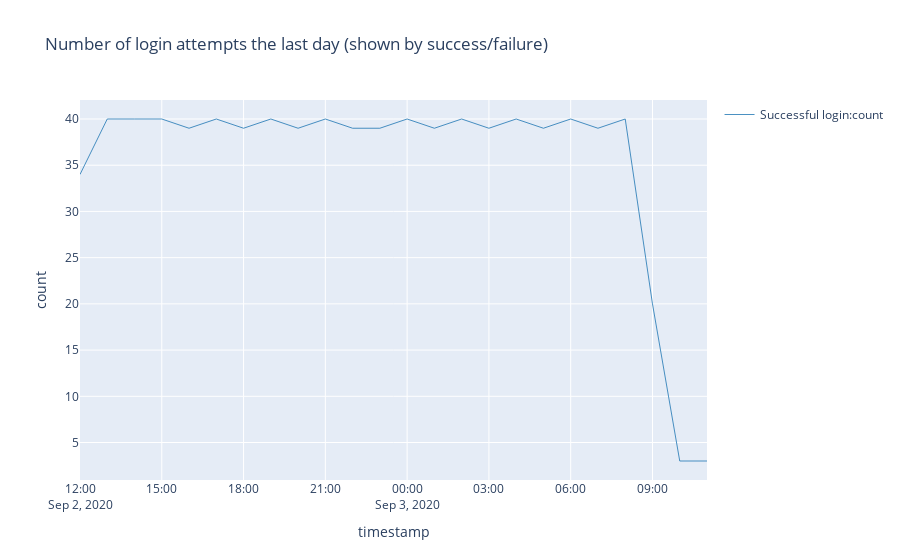

Notebook source saved alongside this figure:
### Code cell
%%kql
let _aadTenantId = aadTenantId;
let _environmentName = environmentName;
traces
| where 1==1 
    and customDimensions.aadTenantId == _aadTenantId
    and customDimensions.environmentName == _environmentName
    and customDimensions.eventId in ('RT0001', 'RT0002', 'RT0004')
    and timestamp > ago(1d)
| extend attemptType = case(
    customDimensions.eventId == 'RT0001', 'Failure before open company' ,
    customDimensions.eventId == 'RT0002', 'Failure in open company trigger' ,
    customDimensions.eventId == 'RT0004', 'Successful login' , 
    'Unknown reason'
)
| summarize count=count() by attemptType, bin(timestamp, 1h)
| render timechart title= 'Number of login attempts the last day (shown by success/failure)'

### Figure 1 — Plotly figure (JSON) as saved in the notebook; plotly's stock layout.template omitted (floating-point values rounded to 4 significant figures)
{"data": [{"line": {"color": "rgb(31, 118, 179)", "width": 1}, "name": "Successful login:count", "opacity": 0.8, "type": "scatter", "x": ["2020-09-02T12:00:00+00:00", "2020-09-02T13:00:00+00:00", "2020-09-02T14:00:00+00:00", "2020-09-02T15:00:00+00:00", "2020-09-02T16:00:00+00:00", "2020-09-02T17:00:00+00:00", "2020-09-02T18:00:00+00:00", "2020-09-02T19:00:00+00:00", "2020-09-02T20:00:00+00:00", "2020-09-02T21:00:00+00:00", "2020-09-02T22:00:00+00:00", "2020-09-02T23:00:00+00:00", "2020-09-03T00:00:00+00:00", "2020-09-03T01:00:00+00:00", "2020-09-03T02:00:00+00:00", "2020-09-03T03:00:00+00:00", "2020-09-03T04:00:00+00:00", "2020-09-03T05:00:00+00:00", "2020-09-03T06:00:00+00:00", "2020-09-03T07:00:00+00:00", "2020-09-03T08:00:00+00:00", "2020-09-03T09:00:00+00:00", "2020-09-03T10:00:00+00:00", "2020-09-03T11:00:00+00:00"], "y": [34, 40, 40, 40, 39, 40, 39, 40, 39, 40, 39, 39, 40, 39, 40, 39, 40, 39, 40, 39, 40, 20, 3, 3]}], "layout": {"showlegend": true, "title": {"text": "Number of login attempts the last day (shown by success/failure)"}, "xaxis": {"autorange": true, "title": {"text": "timestamp"}, "type": "date"}, "yaxis": {"ticksuffix": "", "title": {"text": "count"}, "type": "linear"}}}
